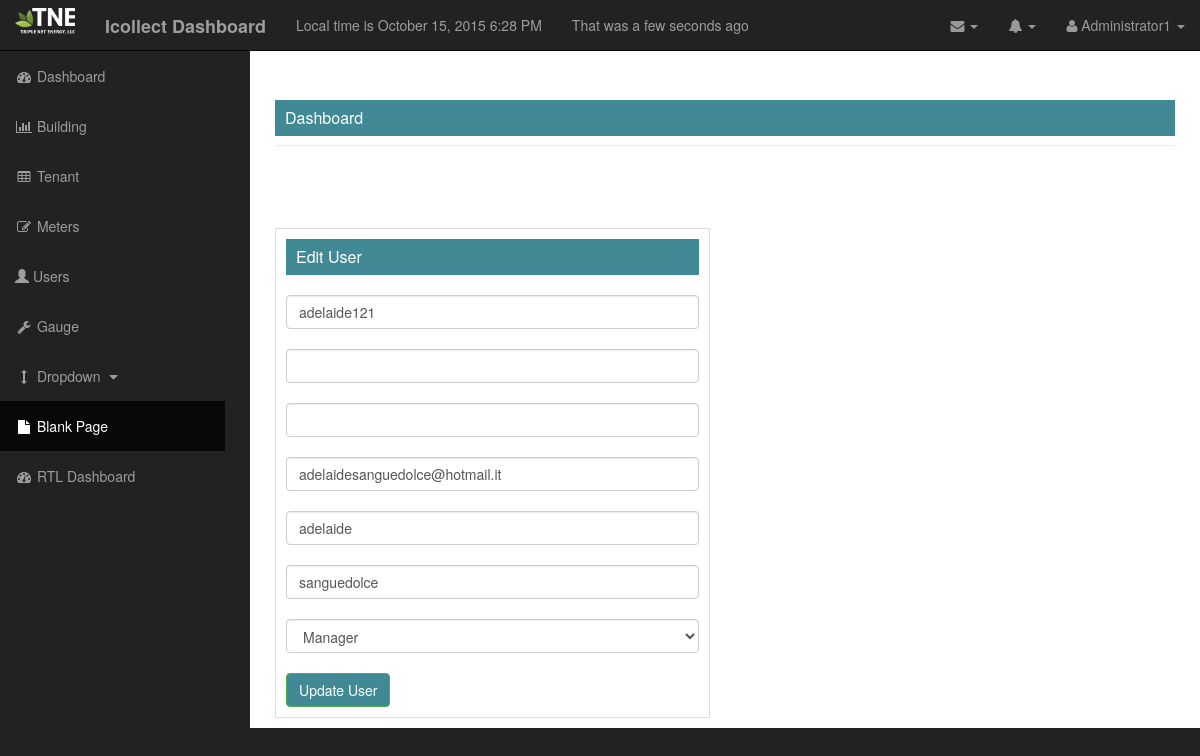
Page /dashboard/users/edit/adelaide121 (signed in) on the committed database.
### project/model_.py (models this page shows, shortened)
class user_(db.Model,UserMixin):
    __tablename__ = "user"
    id_user = db.Column(db.Integer, primary_key=True)
    user = db.Column(db.String, unique=True, nullable=False)
    password = db.Column(db.String, unique=True ,nullable=False)
    email = db.Column(db.String, unique=True, nullable=False)
    first_name = db.Column(db.String, nullable=False)
    last_name = db.Column(db.String, nullable=False)
    role = db.Column(db.String, db.ForeignKey('profile_type.name'))
    gauge_ch = db.relationship('gauge_', backref='user')
    def is_authenticated(self):
        return True
    @login_.user_loader
    def load_user(id_user=None):
        return user_.query.get(int(id_user))

### project/users/view.py (the view, shortened to what this page needs)
@users_for_blueprint.route('/dashboard/users/edit/<useredit>', methods=['POST', 'GET'])
@login_required
@admin_permission.require(http_exception=403)
def edit_users(useredit):
    error = None
    useredit_change = useredit
    query_for_change_user = user_.query.filter_by(user=useredit_change).first()
    form = register_user(username=query_for_change_user)
    form.user.data = query_for_change_user.user
    form.select_profile.data = query_for_change_user.role
    form.password.data = query_for_change_user.password
    form.email.data = query_for_change_user.email
    form.first_name.data = query_for_change_user.first_name
    form.last_name.data = query_for_change_user.last_name
    return render_template('edit_users.html',  form=form, \
                            error = error, current_time=datetime.utcnow())

### project/users/form.py (shortened to what this page needs)
class register_user(Form):
    user = StringField('user',validators=[DataRequired(),Length(min=6,max=40)])
    password = PasswordField('password',validators=[DataRequired(),Length(min=8,max=40)])
    confirm = PasswordField('repear password',validators=[DataRequired(),EqualTo('password',message='password must math')])
    email = StringField('email',validators=[DataRequired(), Email(),Length(min=6,max=40)])
    first_name = StringField('first name',validators=[DataRequired()])
    last_name = StringField('last name',validators=[DataRequired()])
    select_profile = SelectField('Select Profile',choices=[(f.name,f.name) for f in get_query()],validators=[DataRequired()])
    def __init__(self,username=None,*args, **kwargs):
        super(register_user,self).__init__(*args,**kwargs)
        self.username = username

### project/templates/edit_users.html (shortened to what this page needs)
{% extends "base_.html" %}
{% block head %}
    {{ super() }}
{% endblock %}
{% block content %}
<div id="page-wrapper">
           <div class="container-fluid">
                <div class="row">
                 <div class="col-lg-12">
                 </div>
                            <div class="col-lg-6">
                                <form class="form-signin" method="POST" action="">
                                        <div class="box-widget">
                                            <div class="box-header show-header widget-header">
                                                <div class="box-header-text">Edit User</div>
                                            </div>
                                            <br/>
                                                 {{ form.user(id="inputUsers",class="form-control")}}
                                            <br/>
                                                {{ form.password (class="form-control") }}
                                            <br/>
                                                 {{ form.confirm(class="form-control") }}
                                            <br/>
                                                {{ form.email(class="form-control") }}
                                            <br/>
                                                 {{ form.first_name(class="form-control") }}
                                            <br/>
                                                    {{ form.last_name(class="form-control") }}
                                            <br/>
                                            <div class="select_profile">
                                                    {{ form.select_profile(class="form-control") }}
                                            </div>
                                            <br/>
                                            <input type="submit" class="btn btn-success" value="Update User">
                                        </div>
                                </form>
                            </div>
                </div>
           </div>
      </div>
{% endblock %}

### project/templates/base_.html (shortened to what this page needs)
<!DOCTYPE html>
<html lang="en">
{% block head %}
<head>
     <link href="{{url_for('static', filename='css/bootstrap.min.css')}}" rel="stylesheet">
     <link href="{{url_for('static', filename='css/sb-admin.css')}}" rel="stylesheet">
     <link href="{{ url_for('static', filename='css/simple-sidebar.css')}}" rel="stylesheet">
     <link href="{{url_for('static', filename='font-awesome/css/font-awesome.min.css')}}" rel="stylesheet">
    <link href="{{ url_for('static', filename='css/dataTables.bootstrap.css')}}" rel="stylesheet">
</head>
{% endblock %}
<body>
    <div id="wrapper">
        {% if current_user.is_authenticated() %}
        <nav class="navbar navbar-inverse navbar-fixed-top" role="navigation">
            <div class="navbar-header">
                <a class="navbar-brand" href="{{url_for('user.logout_')}}">
                    <img style="max-width: 60px; margin-top: -7px" src = "{{url_for ('static' , filename='images/TNE_150.png')}}">
                </a>
                <a class ="navbar-brand" href="/dashboard"><strong>Icollect Dashboard</strong></a>
                <div class="navbar-text"> Local time is {{ moment(current_time).format('LLL') }}</div>
                <div class="navbar-text"> That was {{ moment(current_time).fromNow(refresh=True)}}</div>
            </div>
            <ul class="nav navbar-right top-nav">
                <li class="dropdown">
                    <a href="#" class="dropdown-toggle" data-toggle="dropdown"><i class="fa fa-envelope"></i> <b class="caret"></b></a>
                </li>
                <li class="dropdown">
                    <a href="#" class="dropdown-toggle" data-toggle="dropdown"><i class="fa fa-bell"></i> <b class="caret"></b></a>
                </li>
                <li class="dropdown">
                    <a href="#" class="dropdown-toggle" data-toggle="dropdown"><i class="fa fa-user"></i>  {{ current_user.user|capitalize }} <b class="caret"></b></a>
                </li>
            </ul>
            {% endif %}
            <div class="collapse navbar-collapse navbar-ex1-collapse">
                <ul class="nav navbar-nav side-nav">
                    <li>
                        <a href="/dashboard"><i class="fa fa-fw fa-dashboard"></i> Dashboard</a>
                    </li>
                    <li>
                        <a href="/dashboard/building"><i class="fa fa-fw fa-bar-chart-o"></i> Building </a>
                    </li>
                    <li>
                        <a href="/dashboard/tenant"><i class="fa fa-fw fa-table"></i> Tenant </a>
                    </li>
                    <li>
                        <a href="/dashboard/meters"><i class="fa fa-fw fa-edit"></i> Meters </a>
                    </li>
                    <li>
                        <a href="/dashboard/users"><i class="glyphicon glyphicon-user"></i> Users </a>
                    </li>
                    <li>
                        <a href="/dashboard/prova"><i class="fa fa-fw fa-wrench"></i> Gauge</a>
                    </li>
                    <li>
                        <a href="javascript:;" data-toggle="collapse" data-target="#demo"><i class="fa fa-fw fa-arrows-v"></i> Dropdown <i class="fa fa-fw fa-caret-down"></i></a>
                    </li>
                    <li class="active">
                        <a href="blank-page.html"><i class="fa fa-fw fa-file"></i> Blank Page</a>
                    </li>
                    <li>
                        <a href="../../Template_Error/index-rtl.html"><i class="fa fa-fw fa-dashboard"></i> RTL Dashboard</a>
                    </li>
                </ul>
            </div>
        </nav>
        <div id="page-wrapper">
           <div class="container-fluid">
                <div class="row">
                    <div class="col-lg-12">
                        <h1 class="page-header">
                            <div class="box-header show-header widget-head">
                                Dashboard
                            </div>
                        </h1>
                        {% block error %}
                        <div class="col-lg-12">
                        </div>
                        {% endblock %}
                    </div>
                </div>
           </div>
    </div>
        {% block content %}
        {% endblock %}
    </div>
</body>
</html>

### project/static/css/sb-admin.css (style rules this page uses)
body { margin-top: 100px; background-color: #222; }
@media (min-width:768px) { body { margin-top: 50px; } }
#wrapper { padding-left: 0; }
#page-wrapper { width: 100%; padding: 0; background-color: #fff; }
@media (min-width:768px) { #wrapper { padding-left: 225px; } }
@media (min-width:768px) { #page-wrapper { padding: 10px; } }
.top-nav { padding: 0 15px; }
.top-nav>li { display: inline-block; float: left; }
.top-nav>li>a { padding-top: 15px; padding-bottom: 15px; line-height: 20px; color: #999; }
@media (min-width:768px) { .side-nav { position: fixed; top: 51px; left: 225px; width: 225px; margin-left: -225px; border: none; border-radius: 0; overflow-y: auto; background-color: #222; bottom: 0; overflow-x: hidden; padding-bottom: 40px; } }
@media (min-width:768px) { .side-nav>li>a { width: 225px; } }
.box-header { font-size: 16px; padding: 10px; background: #418A95; color: #ffffff; line-height: 16px; }
.box-widget { border : 1px solid #ddd; margin-top: 20px; padding:10px; }

### project/static/css/simple-sidebar.css (style rules this page uses)
#wrapper { padding-left: 0; -webkit-transition: all 0.5s ease; -moz-transition: all 0.5s ease; -o-transition: all 0.5s ease; transition: all 0.5s ease; }
@media (min-width:768px) { #wrapper { padding-left: 250px; } }

### rows in the picture
user_: user "Administrator1"
user_: user "adelaide121", email "adelaidesanguedolce@hotmail.it", first_name "adelaide", last_name "sanguedolce"
